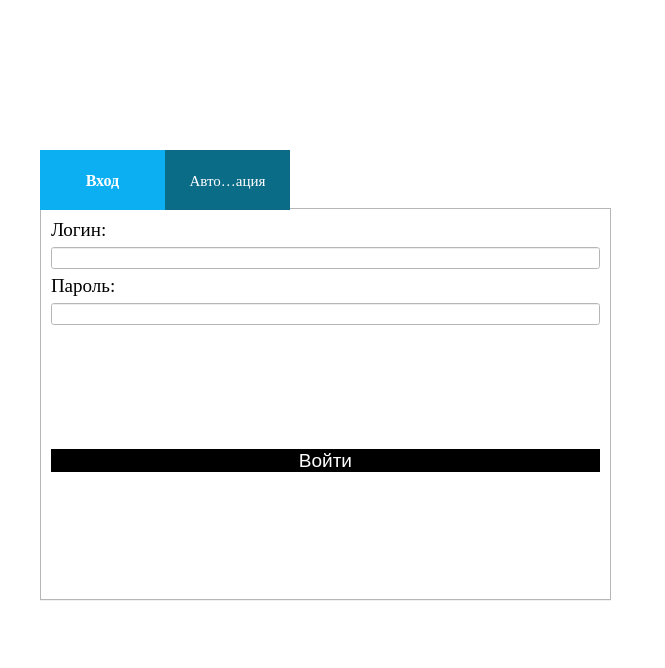
<?xml version="1.0" encoding="UTF-8"?>
<ui version="4.0">
 <class>Authorization</class>
 <widget class="QMainWindow" name="Authorization">
  <property name="geometry">
   <rect>
    <x>0</x>
    <y>0</y>
    <width>665</width>
    <height>668</height>
   </rect>
  </property>
  <property name="minimumSize">
   <size>
    <width>665</width>
    <height>668</height>
   </size>
  </property>
  <property name="maximumSize">
   <size>
    <width>665</width>
    <height>668</height>
   </size>
  </property>
  <property name="windowTitle">
   <string>Authorization</string>
  </property>
  <property name="styleSheet">
   <string notr="true">background-color: rgb(255, 255, 255);</string>
  </property>
  <widget class="QWidget" name="centralwidget">
   <widget class="QLabel" name="label">
    <property name="geometry">
     <rect>
      <x>50</x>
      <y>20</y>
      <width>551</width>
      <height>121</height>
     </rect>
    </property>
    <property name="text">
     <string/>
    </property>
    <property name="pixmap">
     <pixmap>../../Pictures/dada.png</pixmap>
    </property>
   </widget>
   <widget class="QTabWidget" name="AuthorizationTabWidjet">
    <property name="geometry">
     <rect>
      <x>40</x>
      <y>150</y>
      <width>571</width>
      <height>451</height>
     </rect>
    </property>
    <property name="minimumSize">
     <size>
      <width>571</width>
      <height>451</height>
     </size>
    </property>
    <property name="maximumSize">
     <size>
      <width>571</width>
      <height>451</height>
     </size>
    </property>
    <property name="font">
     <font>
      <family>Times New Roman</family>
      <pointsize>14</pointsize>
     </font>
    </property>
    <property name="styleSheet">
     <string notr="true">color: rgb(0, 0, 0);
QTabBar
{
background-color: #0B6C87;
color:#ffffff;
}
QTabBar::tab:!selected 
{
height: 60px;
 width: 125px;
background-color: #0B6C87; 
color:#ffffff;
font-size:11pt;
}
QTabBar::tab:selected {
height: 60px; 
width: 125px;
background-color: #0BAFF2; 
color:#ffffff;
font-size:12pt; 
font-weight: bold;
}</string>
    </property>
    <property name="tabPosition">
     <enum>QTabWidget::North</enum>
    </property>
    <property name="tabShape">
     <enum>QTabWidget::Rounded</enum>
    </property>
    <property name="currentIndex">
     <number>0</number>
    </property>
    <property name="iconSize">
     <size>
      <width>40</width>
      <height>16</height>
     </size>
    </property>
    <property name="elideMode">
     <enum>Qt::ElideMiddle</enum>
    </property>
    <property name="usesScrollButtons">
     <bool>true</bool>
    </property>
    <property name="documentMode">
     <bool>false</bool>
    </property>
    <property name="tabsClosable">
     <bool>false</bool>
    </property>
    <property name="tabBarAutoHide">
     <bool>false</bool>
    </property>
    <widget class="QWidget" name="tab">
     <attribute name="title">
      <string>Вход</string>
     </attribute>
     <layout class="QVBoxLayout" name="verticalLayout_5">
      <item>
       <layout class="QVBoxLayout" name="verticalLayout_2">
        <item>
         <layout class="QVBoxLayout" name="verticalLayout">
          <item>
           <widget class="QLabel" name="loginLabel">
            <property name="font">
             <font>
              <family>Times New Roman</family>
              <pointsize>14</pointsize>
             </font>
            </property>
            <property name="text">
             <string>Логин:</string>
            </property>
            <property name="textFormat">
             <enum>Qt::RichText</enum>
            </property>
           </widget>
          </item>
          <item>
           <widget class="QLineEdit" name="loginLineEdit">
            <property name="styleSheet">
             <string notr="true"/>
            </property>
           </widget>
          </item>
         </layout>
        </item>
        <item>
         <widget class="QLabel" name="passwordLabel">
          <property name="font">
           <font>
            <family>Times New Roman</family>
            <pointsize>14</pointsize>
           </font>
          </property>
          <property name="text">
           <string>Пароль:</string>
          </property>
          <property name="textFormat">
           <enum>Qt::RichText</enum>
          </property>
         </widget>
        </item>
        <item>
         <widget class="QLineEdit" name="passwordLineEdit">
          <property name="echoMode">
           <enum>QLineEdit::Password</enum>
          </property>
         </widget>
        </item>
       </layout>
      </item>
      <item>
       <spacer name="verticalSpacer_2">
        <property name="orientation">
         <enum>Qt::Vertical</enum>
        </property>
        <property name="sizeHint" stdset="0">
         <size>
          <width>20</width>
          <height>40</height>
         </size>
        </property>
       </spacer>
      </item>
      <item>
       <widget class="QPushButton" name="EnteringPushButton">
        <property name="font">
         <font>
          <pointsize>14</pointsize>
         </font>
        </property>
        <property name="whatsThis">
         <string>&lt;html&gt;&lt;head/&gt;&lt;body&gt;&lt;p align=&quot;center&quot;&gt;&lt;br/&gt;&lt;/p&gt;&lt;/body&gt;&lt;/html&gt;</string>
        </property>
        <property name="styleSheet">
         <string notr="true">background-color: rgb(0, 0, 0);
color: rgb(255, 255, 255);
border-radius: 12px;</string>
        </property>
        <property name="text">
         <string>Войти</string>
        </property>
       </widget>
      </item>
      <item>
       <spacer name="verticalSpacer_3">
        <property name="orientation">
         <enum>Qt::Vertical</enum>
        </property>
        <property name="sizeHint" stdset="0">
         <size>
          <width>20</width>
          <height>40</height>
         </size>
        </property>
       </spacer>
      </item>
     </layout>
    </widget>
    <widget class="QWidget" name="tab_2">
     <attribute name="title">
      <string>Авторизация</string>
     </attribute>
     <layout class="QVBoxLayout" name="verticalLayout_6">
      <item>
       <layout class="QVBoxLayout" name="verticalLayout_4">
        <item>
         <layout class="QVBoxLayout" name="verticalLayout_3">
          <item>
           <widget class="QLabel" name="loginLabel_2">
            <property name="font">
             <font>
              <family>Times New Roman</family>
              <pointsize>14</pointsize>
             </font>
            </property>
            <property name="text">
             <string>Логин:</string>
            </property>
            <property name="textFormat">
             <enum>Qt::RichText</enum>
            </property>
           </widget>
          </item>
          <item>
           <widget class="QLineEdit" name="loginLineEdit_2"/>
          </item>
         </layout>
        </item>
        <item>
         <widget class="QLabel" name="passwordLabel_2">
          <property name="font">
           <font>
            <family>Times New Roman</family>
            <pointsize>14</pointsize>
           </font>
          </property>
          <property name="text">
           <string>Пароль:</string>
          </property>
          <property name="textFormat">
           <enum>Qt::RichText</enum>
          </property>
         </widget>
        </item>
        <item>
         <widget class="QLineEdit" name="passwordLineEdit_2">
          <property name="echoMode">
           <enum>QLineEdit::Password</enum>
          </property>
         </widget>
        </item>
       </layout>
      </item>
      <item>
       <spacer name="verticalSpacer">
        <property name="orientation">
         <enum>Qt::Vertical</enum>
        </property>
        <property name="sizeHint" stdset="0">
         <size>
          <width>20</width>
          <height>40</height>
         </size>
        </property>
       </spacer>
      </item>
      <item>
       <widget class="QPushButton" name="EnteringPushButton_2">
        <property name="font">
         <font>
          <pointsize>14</pointsize>
         </font>
        </property>
        <property name="styleSheet">
         <string notr="true">background-color: rgb(0, 0, 0);
color: rgb(255, 255, 255);
border-radius: 12px;</string>
        </property>
        <property name="text">
         <string>Создать</string>
        </property>
       </widget>
      </item>
      <item>
       <spacer name="verticalSpacer_4">
        <property name="orientation">
         <enum>Qt::Vertical</enum>
        </property>
        <property name="sizeHint" stdset="0">
         <size>
          <width>20</width>
          <height>40</height>
         </size>
        </property>
       </spacer>
      </item>
     </layout>
    </widget>
   </widget>
  </widget>
  <widget class="QMenuBar" name="menubar">
   <property name="geometry">
    <rect>
     <x>0</x>
     <y>0</y>
     <width>665</width>
     <height>25</height>
    </rect>
   </property>
  </widget>
 </widget>
 <resources/>
 <connections/>
</ui>
